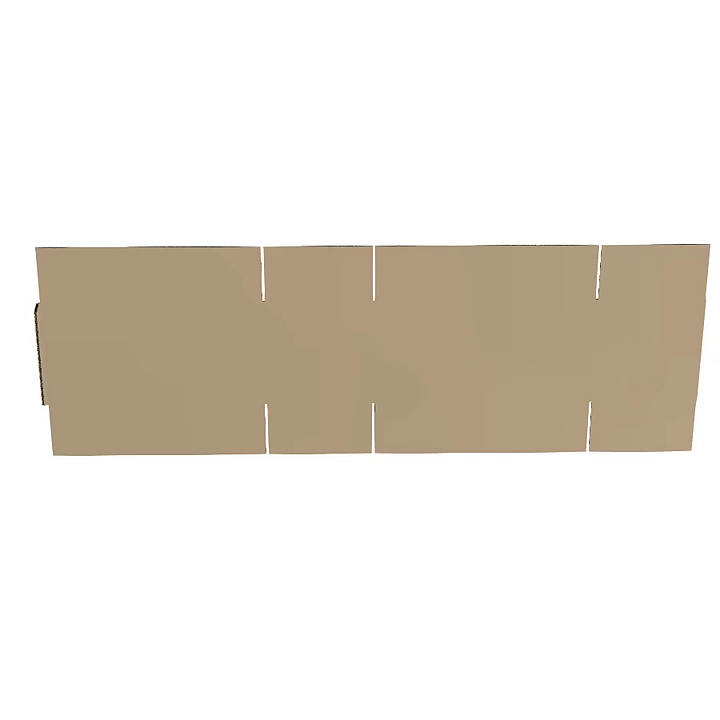
#> input picture frame 28 of Images/Folding box.mp4, 720 x 720 px, given in place of circle.mp4, which was not available
$ python tracking_with_features.py
#> lines starting #> are read from the running program, lines starting #| are printed output that depends on the picture
import cv2
import numpy as np

cap = cv2.VideoCapture(r"C:\Users\baps\Documents\Naitik Soni\ComputerVision\CV-30-day-challenge\Practical tasks day (1-7)\Task-8\circle.mp4")

def resize_frame(frame):
    resize_factor = 0.4
    h, w = frame.shape[:2]
    return cv2.resize(frame, (int(w*resize_factor), int(resize_factor*h)), cv2.INTER_AREA)

ret, old_frame = cap.read()
#> old_frame is the input picture: shape (720, 720, 3); mean B, G, R 220.2, 227.9, 233.3
old_frame = resize_frame(old_frame)
old_gray = cv2.cvtColor(old_frame, cv2.COLOR_BGR2GRAY)
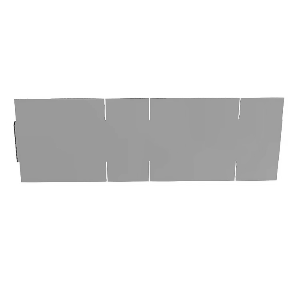
#> old_gray: shape (288, 288); min 18, max 255, mean 228.8

# Select ROI
#> (the run stopped early here; a loop or call above may not have finished)

$ run again, starting later in the video
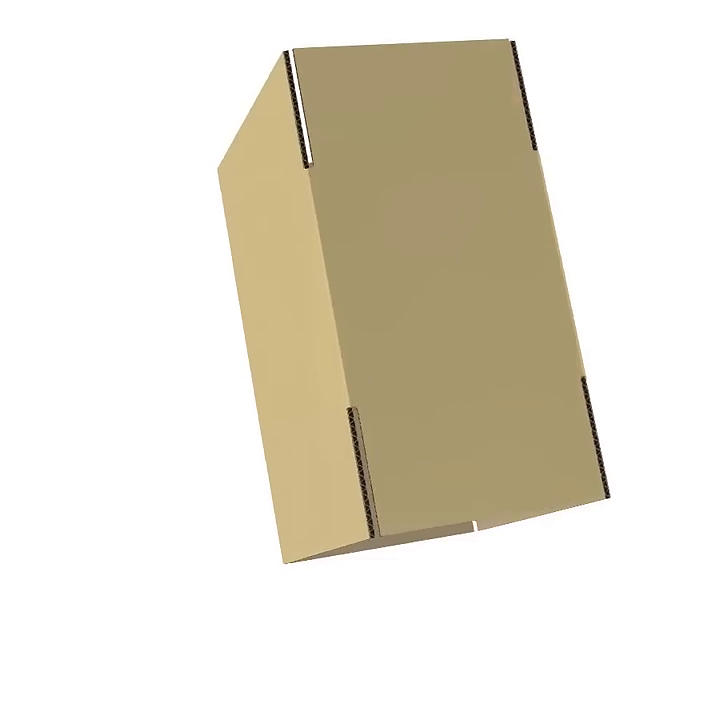
#> input picture frame 127 of Images/Folding box.mp4, 720 x 720 px, given in place of circle.mp4, which was not available
#> old_frame is the input picture: shape (720, 720, 3); mean B, G, R 212.7, 225.6, 230.9
#> `old_gray = cv2.cvtColor(old_frame, cv2.COLOR_BGR2GRAY)`:
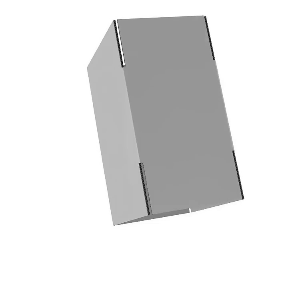
#> old_gray: shape (288, 288); min 7, max 255, mean 225.7

$ run again, starting later in the video
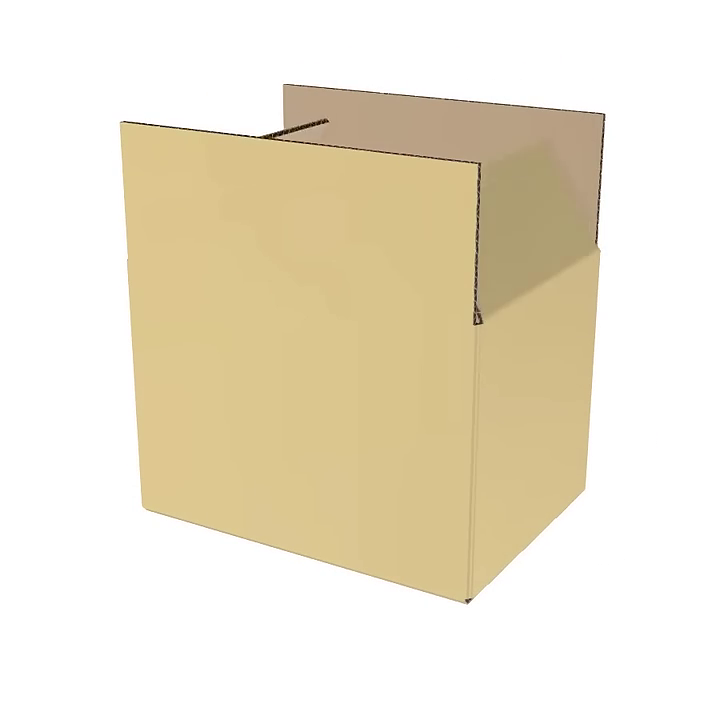
#> input picture frame 226 of Images/Folding box.mp4, 720 x 720 px, given in place of circle.mp4, which was not available
#> old_frame is the input picture: shape (720, 720, 3); mean B, G, R 208.3, 228.5, 237.1
#> `old_gray = cv2.cvtColor(old_frame, cv2.COLOR_BGR2GRAY)`:
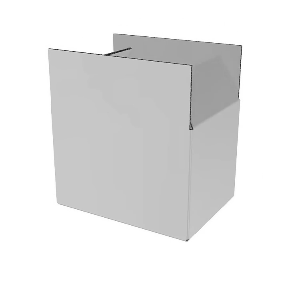
#> old_gray: shape (288, 288); min 19, max 255, mean 228.7
